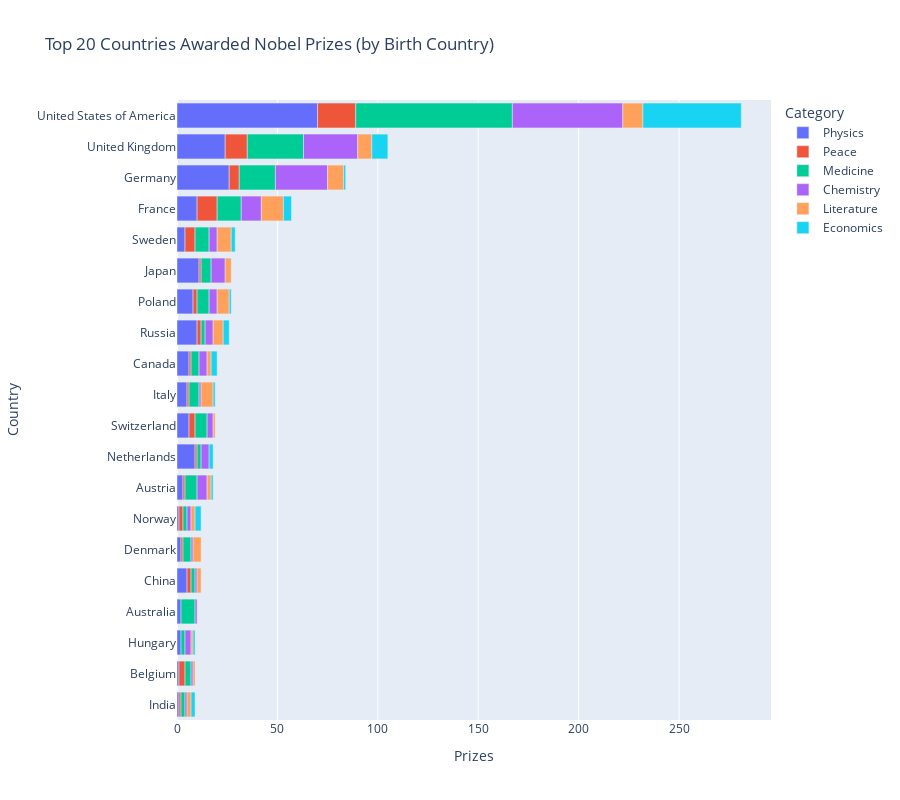

This figure's notebook cell:
### Code cell
cat_country_bar = px.bar(merged_df, y='country', x='cat_prize',  
                        title='Top 20 Countries Awarded Nobel Prizes (by Birth Country)', 
                        labels={'country':'Country', 'total_prize':'Total Prizes', 
                                'category':'Category', 'cat_prize': 'Prizes'},
                        orientation='h',
                        color='category',
                        hover_data=['cat_prize', 'total_prize'],
                        # color_continuous_scale='Viridis',
                        height=800)
cat_country_bar.update_layout(yaxis_dtick = 1)
cat_country_bar.show()

### Figure 1 — Plotly figure (JSON) as saved in the notebook; plotly's stock layout.template omitted (floating-point values rounded to 4 significant figures)
{"data": [{"alignmentgroup": "True", "customdata": [[9], [9], [9], [10], [12], [12], [12], [18], [18], [19], [19], [20], [26], [27], [27], [29], [57], [84], [105], [281]], "hovertemplate": "Category=Physics<br>Prizes=%{x}<br>Country=%{y}<br>Total Prizes=%{customdata[0]}<extra></extra>", "legendgroup": "Physics", "marker": {"color": "#636efa", "pattern": {"shape": ""}}, "name": "Physics", "offsetgroup": "Physics", "orientation": "h", "showlegend": true, "textposition": "auto", "type": "bar", "x": [1, 1, 2, 2, 5, 2, 1, 3, 9, 6, 5, 6, 10, 8, 11, 4, 10, 26, 24, 70], "xaxis": "x", "y": ["India", "Belgium", "Hungary", "Australia", "China", "Denmark", "Norway", "Austria", "Netherlands", "Switzerland", "Italy", "Canada", "Russia", "Poland", "Japan", "Sweden", "France", "Germany", "United Kingdom", "United States of America"], "yaxis": "y"}, {"alignmentgroup": "True", "customdata": [[9], [9], [12], [12], [12], [18], [18], [19], [19], [20], [26], [27], [27], [29], [57], [84], [105], [281]], "hovertemplate": "Category=Peace<br>Prizes=%{x}<br>Country=%{y}<br>Total Prizes=%{customdata[0]}<extra></extra>", "legendgroup": "Peace", "marker": {"color": "#EF553B", "pattern": {"shape": ""}}, "name": "Peace", "offsetgroup": "Peace", "orientation": "h", "showlegend": true, "textposition": "auto", "type": "bar", "x": [1, 3, 2, 1, 2, 1, 1, 1, 3, 1, 2, 1, 2, 5, 10, 5, 11, 19], "xaxis": "x", "y": ["India", "Belgium", "China", "Denmark", "Norway", "Austria", "Netherlands", "Italy", "Switzerland", "Canada", "Russia", "Japan", "Poland", "Sweden", "France", "Germany", "United Kingdom", "United States of America"], "yaxis": "y"}, {"alignmentgroup": "True", "customdata": [[9], [9], [9], [10], [12], [12], [12], [18], [18], [19], [19], [20], [26], [27], [27], [29], [57], [84], [105], [281]], "hovertemplate": "Category=Medicine<br>Prizes=%{x}<br>Country=%{y}<br>Total Prizes=%{customdata[0]}<extra></extra>", "legendgroup": "Medicine", "marker": {"color": "#00cc96", "pattern": {"shape": ""}}, "name": "Medicine", "offsetgroup": "Medicine", "orientation": "h", "showlegend": true, "textposition": "auto", "type": "bar", "x": [3, 2, 2, 7, 4, 2, 2, 6, 2, 6, 5, 4, 2, 6, 5, 7, 12, 18, 28, 78], "xaxis": "x", "y": ["Belgium", "Hungary", "India", "Australia", "Denmark", "China", "Norway", "Austria", "Netherlands", "Switzerland", "Italy", "Canada", "Russia", "Poland", "Japan", "Sweden", "France", "Germany", "United Kingdom", "United States of America"], "yaxis": "y"}, {"alignmentgroup": "True", "customdata": [[9], [9], [9], [10], [12], [12], [12], [18], [18], [19], [19], [20], [26], [27], [27], [29], [57], [84], [105], [281]], "hovertemplate": "Category=Chemistry<br>Prizes=%{x}<br>Country=%{y}<br>Total Prizes=%{customdata[0]}<extra></extra>", "legendgroup": "Chemistry", "marker": {"color": "#ab63fa", "pattern": {"shape": ""}}, "name": "Chemistry", "offsetgroup": "Chemistry", "orientation": "h", "showlegend": true, "textposition": "auto", "type": "bar", "x": [1, 3, 1, 1, 1, 1, 2, 5, 4, 1, 3, 4, 4, 7, 4, 4, 10, 26, 27, 55], "xaxis": "x", "y": ["Belgium", "Hungary", "India", "Australia", "China", "Denmark", "Norway", "Austria", "Netherlands", "Italy", "Switzerland", "Canada", "Russia", "Japan", "Poland", "Sweden", "France", "Germany", "United Kingdom", "United States of America"], "yaxis": "y"}, {"alignmentgroup": "True", "customdata": [[9], [9], [9], [12], [12], [12], [18], [19], [19], [20], [26], [27], [27], [29], [57], [84], [105], [281]], "hovertemplate": "Category=Literature<br>Prizes=%{x}<br>Country=%{y}<br>Total Prizes=%{customdata[0]}<extra></extra>", "legendgroup": "Literature", "marker": {"color": "#FFA15A", "pattern": {"shape": ""}}, "name": "Literature", "offsetgroup": "Literature", "orientation": "h", "showlegend": true, "textposition": "auto", "type": "bar", "x": [1, 1, 2, 2, 2, 4, 2, 1, 6, 2, 5, 3, 6, 7, 11, 8, 7, 10], "xaxis": "x", "y": ["Belgium", "Hungary", "India", "Norway", "China", "Denmark", "Austria", "Switzerland", "Italy", "Canada", "Russia", "Japan", "Poland", "Sweden", "France", "Germany", "United Kingdom", "United States of America"], "yaxis": "y"}, {"alignmentgroup": "True", "customdata": [[9], [9], [12], [18], [18], [19], [20], [26], [27], [29], [57], [84], [105], [281]], "hovertemplate": "Category=Economics<br>Prizes=%{x}<br>Country=%{y}<br>Total Prizes=%{customdata[0]}<extra></extra>", "legendgroup": "Economics", "marker": {"color": "#19d3f3", "pattern": {"shape": ""}}, "name": "Economics", "offsetgroup": "Economics", "orientation": "h", "showlegend": true, "textposition": "auto", "type": "bar", "x": [1, 2, 3, 1, 2, 1, 3, 3, 1, 2, 4, 1, 8, 49], "xaxis": "x", "y": ["Hungary", "India", "Norway", "Austria", "Netherlands", "Italy", "Canada", "Russia", "Poland", "Sweden", "France", "Germany", "United Kingdom", "United States of America"], "yaxis": "y"}], "layout": {"barmode": "relative", "height": 800, "legend": {"title": {"text": "Category"}, "tracegroupgap": 0}, "title": {"text": "Top 20 Countries Awarded Nobel Prizes (by Birth Country)"}, "xaxis": {"anchor": "y", "domain": [0, 1], "title": {"text": "Prizes"}}, "yaxis": {"anchor": "x", "domain": [0, 1], "dtick": 1, "title": {"text": "Country"}}}}
